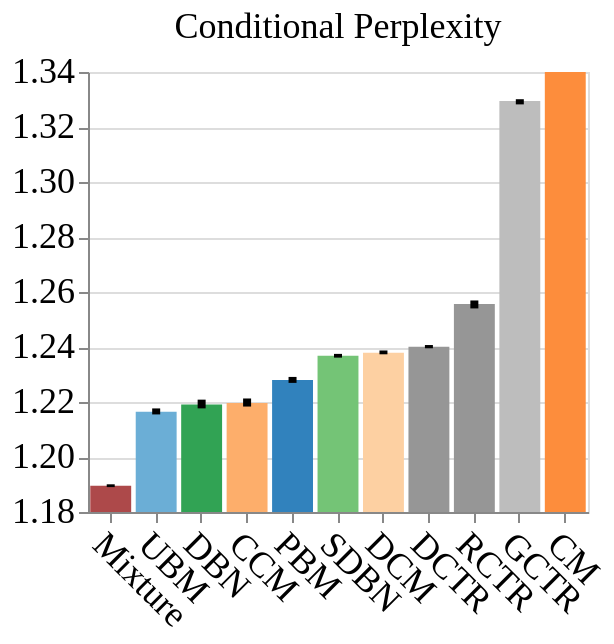

Notebook code cell kept with this figure:
### Code cell
model_means = df.groupby('model')['test_cond_ppl'].mean().sort_values()
sorted_models = model_means.index.tolist()

base = alt.Chart(df, title="Conditional Perplexity", width=250, height=220)

bars = base.mark_bar().encode(
    x=alt.X("model", title="", sort=sorted_models).axis(labelAngle=45),
    y=alt.Y("mean(test_cond_ppl)", title="").scale(zero=False, domain=(1.18, 1.34), clamp=True),
    color=alt.Color("model", title="Models", legend=None).scale(domain=list(model2color.keys()), range=list(model2color.values())),
)

errors = base.mark_errorbar(extent="ci", thickness=4).encode(
    x=alt.X("model", title="", sort=sorted_models),
    y=alt.Y("test_cond_ppl", title="").scale(zero=False)
)

cond_ppl_chart = (bars + errors)
cond_ppl_chart

### Figure 1 — Vega-Lite specification as saved in the notebook (floating-point values rounded to 4 significant figures)
{"config": {"title": {"font": "serif", "fontWeight": "normal", "fontSize": 18}, "axis": {"titleFont": "serif", "titleFontWeight": "normal", "titleFontSize": 18, "labelFont": "serif", "labelFontWeight": "normal", "labelFontSize": 18}, "headerColumn": {"titleFont": "serif", "titleFontWeight": "normal", "titleFontSize": 18, "labelFont": "serif", "labelFontWeight": "normal", "labelFontSize": 18}, "headerRow": {"titleFont": "serif", "titleFontWeight": "normal", "titleFontSize": 18, "labelFont": "serif", "labelFontWeight": "normal", "labelFontSize": 18}, "legend": {"titleFont": "serif", "titleFontWeight": "normal", "titleFontSize": 18, "labelFont": "serif", "labelFontWeight": "normal", "labelFontSize": 18}, "text": {"font": "serif", "fontSize": 18}}, "layer": [{"mark": {"type": "bar"}, "encoding": {"color": {"field": "model", "legend": null, "scale": {"domain": ["Mixture", "PBM", "UBM", "DBN", "SDBN", "CM", "CCM", "DCM", "DCTR", "RCTR", "GCTR"], "range": ["#ad494a", "#3182bd", "#6baed6", "#31a354", "#74c476", "#fd8d3c", "#fdae6b", "#fdd0a2", "#969696", "#969696", "#bdbdbd"]}, "title": "Models", "type": "nominal"}, "x": {"axis": {"labelAngle": 45}, "field": "model", "sort": ["Mixture", "UBM", "DBN", "CCM", "PBM", "SDBN", "DCM", "DCTR", "RCTR", "GCTR", "CM"], "title": "", "type": "nominal"}, "y": {"aggregate": "mean", "field": "test_cond_ppl", "scale": {"zero": false, "domain": [1.18, 1.34], "clamp": true}, "title": "", "type": "quantitative"}}, "title": "Conditional Perplexity"}, {"mark": {"type": "errorbar", "extent": "ci", "thickness": 4}, "encoding": {"x": {"field": "model", "sort": ["Mixture", "UBM", "DBN", "CCM", "PBM", "SDBN", "DCM", "DCTR", "RCTR", "GCTR", "CM"], "title": "", "type": "nominal"}, "y": {"field": "test_cond_ppl", "scale": {"zero": false}, "title": "", "type": "quantitative"}}, "title": "Conditional Perplexity"}], "data": {"name": "data-0b8b8f4387e654eda923806194368de3"}, "height": 220, "width": 250, "$schema": "https://vega.github.io/schema/vega-lite/v5.20.1.json", "datasets": {"data-0b8b8f4387e654eda923806194368de3": [{"model": "Mixture", "test_loss": 1.708, "test_ll": -0.1864, "test_ppl": 1.228, "test_cond_ppl": 1.189, "train_time_s": 1710.0, "test_dcg@10": null, "test_dcg@5": null, "test_dcg@3": null, "test_dcg@1": null, "test_mrr@10": null, "train_time_min": 28.5}, {"model": "Mixture", "test_loss": null, "test_ll": null, "test_ppl": null, "test_cond_ppl": null, "train_time_s": null, "test_dcg@10": 7.774, "test_dcg@5": 5.063, "test_dcg@3": 3.668, "test_dcg@1": 1.715, "test_mrr@10": 0.6247, "train_time_min": null}, {"model": "Mixture", "test_loss": 1.711, "test_ll": -0.1871, "test_ppl": 1.229, "test_cond_ppl": 1.19, "train_time_s": 1632.0, "test_dcg@10": null, "test_dcg@5": null, "test_dcg@3": null, "test_dcg@1": null, "test_mrr@10": null, "train_time_min": 27.21}, {"model": "Mixture", "test_loss": null, "test_ll": null, "test_ppl": null, "test_cond_ppl": null, "train_time_s": null, "test_dcg@10": 7.753, "test_dcg@5": 5.059, "test_dcg@3": 3.648, "test_dcg@1": 1.724, "test_mrr@10": 0.6265, "train_time_min": null}, {"model": "Mixture", "test_loss": 1.709, "test_ll": -0.1861, "test_ppl": 1.23, "test_cond_ppl": 1.19, "train_time_s": 1671.0, "test_dcg@10": null, "test_dcg@5": null, "test_dcg@3": null, "test_dcg@1": null, "test_mrr@10": null, "train_time_min": 27.85}, {"model": "Mixture", "test_loss": null, "test_ll": null, "test_ppl": null, "test_cond_ppl": null, "train_time_s": null, "test_dcg@10": 7.764, "test_dcg@5": 5.056, "test_dcg@3": 3.634, "test_dcg@1": 1.716, "test_mrr@10": 0.6238, "train_time_min": null}, {"model": "DBN", "test_loss": 0.2095, "test_ll": -0.2132, "test_ppl": 1.229, "test_cond_ppl": 1.218, "train_time_s": 684.3, "test_dcg@10": null, "test_dcg@5": null, "test_dcg@3": null, "test_dcg@1": null, "test_mrr@10": null, "train_time_min": 11.41}, {"model": "DCM", "test_loss": null, "test_ll": null, "test_ppl": null, "test_cond_ppl": null, "train_time_s": null, "test_dcg@10": 7.624, "test_dcg@5": 4.986, "test_dcg@3": 3.642, "test_dcg@1": 1.735, "test_mrr@10": 0.6266, "train_time_min": null}, {"model": "SDBN", "test_loss": 0.2229, "test_ll": -0.2274, "test_ppl": 1.237, "test_cond_ppl": 1.236, "train_time_s": 496.7, "test_dcg@10": null, "test_dcg@5": null, "test_dcg@3": null, "test_dcg@1": null, "test_mrr@10": null, "train_time_min": 8.278}, {"model": "DBN", "test_loss": null, "test_ll": null, "test_ppl": null, "test_cond_ppl": null, "train_time_s": null, "test_dcg@10": 7.776, "test_dcg@5": 5.139, "test_dcg@3": 3.762, "test_dcg@1": 1.805, "test_mrr@10": 0.6144, "train_time_min": null}, {"model": "DCM", "test_loss": 0.2237, "test_ll": -0.2282, "test_ppl": 1.238, "test_cond_ppl": 1.237, "train_time_s": 556.6, "test_dcg@10": null, "test_dcg@5": null, "test_dcg@3": null, "test_dcg@1": null, "test_mrr@10": null, "train_time_min": 9.276}, {"model": "DCTR", "test_loss": null, "test_ll": null, "test_ppl": null, "test_cond_ppl": null, "train_time_s": null, "test_dcg@10": 7.538, "test_dcg@5": 4.944, "test_dcg@3": 3.604, "test_dcg@1": 1.722, "test_mrr@10": 0.6229, "train_time_min": null}, {"model": "CCM", "test_loss": 0.21, "test_ll": -0.2138, "test_ppl": 1.229, "test_cond_ppl": 1.218, "train_time_s": 694.8, "test_dcg@10": null, "test_dcg@5": null, "test_dcg@3": null, "test_dcg@1": null, "test_mrr@10": null, "train_time_min": 11.58}, {"model": "GCTR", "test_loss": 0.2889, "test_ll": -0.2927, "test_ppl": 1.328, "test_cond_ppl": 1.328, "train_time_s": 321.8, "test_dcg@10": null, "test_dcg@5": null, "test_dcg@3": null, "test_dcg@1": null, "test_mrr@10": null, "train_time_min": 5.363}, {"model": "CCM", "test_loss": null, "test_ll": null, "test_ppl": null, "test_cond_ppl": null, "train_time_s": null, "test_dcg@10": 7.659, "test_dcg@5": 5.021, "test_dcg@3": 3.647, "test_dcg@1": 1.73, "test_mrr@10": 0.6216, "train_time_min": null}, {"model": "PBM", "test_loss": null, "test_ll": null, "test_ppl": null, "test_cond_ppl": null, "train_time_s": null, "test_dcg@10": 7.706, "test_dcg@5": 5.012, "test_dcg@3": 3.626, "test_dcg@1": 1.703, "test_mrr@10": 0.6215, "train_time_min": null}, {"model": "CM", "test_loss": 0.6202, "test_ll": -0.6466, "test_ppl": 1.239, "test_cond_ppl": 1.874, "train_time_s": 623.4, "test_dcg@10": null, "test_dcg@5": null, "test_dcg@3": null, "test_dcg@1": null, "test_mrr@10": null, "train_time_min": 10.39}, {"model": "CM", "test_loss": null, "test_ll": null, "test_ppl": null, "test_cond_ppl": null, "train_time_s": null, "test_dcg@10": 7.981, "test_dcg@5": 5.233, "test_dcg@3": 3.813, "test_dcg@1": 1.816, "test_mrr@10": 0.6393, "train_time_min": null}, {"model": "SDBN", "test_loss": null, "test_ll": null, "test_ppl": null, "test_cond_ppl": null, "train_time_s": null, "test_dcg@10": 7.98, "test_dcg@5": 5.279, "test_dcg@3": 3.87, "test_dcg@1": 1.845, "test_mrr@10": 0.6261, "train_time_min": null}, {"model": "PBM", "test_loss": 0.217, "test_ll": -0.2215, "test_ppl": 1.227, "test_cond_ppl": 1.227, "train_time_s": 610.2, "test_dcg@10": null, "test_dcg@5": null, "test_dcg@3": null, "test_dcg@1": null, "test_mrr@10": null, "train_time_min": 10.17}, {"model": "UBM", "test_loss": 0.2082, "test_ll": -0.2121, "test_ppl": 1.227, "test_cond_ppl": 1.215, "train_time_s": 681.3, "test_dcg@10": null, "test_dcg@5": null, "test_dcg@3": null, "test_dcg@1": null, "test_mrr@10": null, "train_time_min": 11.36}, {"model": "DCTR", "test_loss": 0.2252, "test_ll": -0.2298, "test_ppl": 1.24, "test_cond_ppl": 1.24, "train_time_s": 610.5, "test_dcg@10": null, "test_dcg@5": null, "test_dcg@3": null, "test_dcg@1": null, "test_mrr@10": null, "train_time_min": 10.17}, {"model": "RCTR", "test_loss": 0.2388, "test_ll": -0.2436, "test_ppl": 1.254, "test_cond_ppl": 1.254, "train_time_s": 317.6, "test_dcg@10": null, "test_dcg@5": null, "test_dcg@3": null, "test_dcg@1": null, "test_mrr@10": null, "train_time_min": 5.293}, {"model": "UBM", "test_loss": null, "test_ll": null, "test_ppl": null, "test_cond_ppl": null, "train_time_s": null, "test_dcg@10": 7.752, "test_dcg@5": 5.05, "test_dcg@3": 3.668, "test_dcg@1": 1.724, "test_mrr@10": 0.6243, "train_time_min": null}, {"model": "GCTR", "test_loss": null, "test_ll": null, "test_ppl": null, "test_cond_ppl": null, "train_time_s": null, "test_dcg@10": 5.94, "test_dcg@5": 3.655, "test_dcg@3": 2.582, "test_dcg@1": 1.21, "test_mrr@10": 0.513, "train_time_min": null}, {"model": "DBN", "test_loss": 0.2096, "test_ll": -0.2135, "test_ppl": 1.23, "test_cond_ppl": 1.219, "train_time_s": 529.5, "test_dcg@10": null, "test_dcg@5": null, "test_dcg@3": null, "test_dcg@1": null, "test_mrr@10": null, "train_time_min": 8.825}, {"model": "DCM", "test_loss": null, "test_ll": null, "test_ppl": null, "test_cond_ppl": null, "train_time_s": null, "test_dcg@10": 7.644, "test_dcg@5": 5.015, "test_dcg@3": 3.657, "test_dcg@1": 1.733, "test_mrr@10": 0.6288, "train_time_min": null}, {"model": "SDBN", "test_loss": 0.2229, "test_ll": -0.2274, "test_ppl": 1.237, "test_cond_ppl": 1.237, "train_time_s": 605.7, "test_dcg@10": null, "test_dcg@5": null, "test_dcg@3": null, "test_dcg@1": null, "test_mrr@10": null, "train_time_min": 10.09}, {"model": "DBN", "test_loss": null, "test_ll": null, "test_ppl": null, "test_cond_ppl": null, "train_time_s": null, "test_dcg@10": 7.246, "test_dcg@5": 4.696, "test_dcg@3": 3.437, "test_dcg@1": 1.665, "test_mrr@10": 0.5809, "train_time_min": null}, {"model": "DCM", "test_loss": 0.2236, "test_ll": -0.2282, "test_ppl": 1.239, "test_cond_ppl": 1.238, "train_time_s": 582.1, "test_dcg@10": null, "test_dcg@5": null, "test_dcg@3": null, "test_dcg@1": null, "test_mrr@10": null, "train_time_min": 9.702}, {"model": "DCTR", "test_loss": null, "test_ll": null, "test_ppl": null, "test_cond_ppl": null, "train_time_s": null, "test_dcg@10": 7.489, "test_dcg@5": 4.892, "test_dcg@3": 3.559, "test_dcg@1": 1.684, "test_mrr@10": 0.6189, "train_time_min": null}, {"model": "CCM", "test_loss": 0.21, "test_ll": -0.2139, "test_ppl": 1.231, "test_cond_ppl": 1.219, "train_time_s": 533.5, "test_dcg@10": null, "test_dcg@5": null, "test_dcg@3": null, "test_dcg@1": null, "test_mrr@10": null, "train_time_min": 8.892}, {"model": "GCTR", "test_loss": 0.289, "test_ll": -0.293, "test_ppl": 1.33, "test_cond_ppl": 1.33, "train_time_s": 212.6, "test_dcg@10": null, "test_dcg@5": null, "test_dcg@3": null, "test_dcg@1": null, "test_mrr@10": null, "train_time_min": 3.543}, {"model": "CCM", "test_loss": null, "test_ll": null, "test_ppl": null, "test_cond_ppl": null, "train_time_s": null, "test_dcg@10": 7.611, "test_dcg@5": 4.957, "test_dcg@3": 3.589, "test_dcg@1": 1.695, "test_mrr@10": 0.6213, "train_time_min": null}, {"model": "PBM", "test_loss": null, "test_ll": null, "test_ppl": null, "test_cond_ppl": null, "train_time_s": null, "test_dcg@10": 7.742, "test_dcg@5": 5.055, "test_dcg@3": 3.649, "test_dcg@1": 1.721, "test_mrr@10": 0.624, "train_time_min": null}, {"model": "CM", "test_loss": 0.6185, "test_ll": -0.646, "test_ppl": 1.242, "test_cond_ppl": 1.881, "train_time_s": 559.3, "test_dcg@10": null, "test_dcg@5": null, "test_dcg@3": null, "test_dcg@1": null, "test_mrr@10": null, "train_time_min": 9.322}, {"model": "CM", "test_loss": null, "test_ll": null, "test_ppl": null, "test_cond_ppl": null, "train_time_s": null, "test_dcg@10": 7.914, "test_dcg@5": 5.18, "test_dcg@3": 3.767, "test_dcg@1": 1.8, "test_mrr@10": 0.6382, "train_time_min": null}, {"model": "SDBN", "test_loss": null, "test_ll": null, "test_ppl": null, "test_cond_ppl": null, "train_time_s": null, "test_dcg@10": 7.777, "test_dcg@5": 5.183, "test_dcg@3": 3.825, "test_dcg@1": 1.878, "test_mrr@10": 0.6216, "train_time_min": null}, {"model": "PBM", "test_loss": 0.2168, "test_ll": -0.2214, "test_ppl": 1.228, "test_cond_ppl": 1.228, "train_time_s": 548.9, "test_dcg@10": null, "test_dcg@5": null, "test_dcg@3": null, "test_dcg@1": null, "test_mrr@10": null, "train_time_min": 9.149}, {"model": "UBM", "test_loss": 0.208, "test_ll": -0.212, "test_ppl": 1.228, "test_cond_ppl": 1.216, "train_time_s": 625.5, "test_dcg@10": null, "test_dcg@5": null, "test_dcg@3": null, "test_dcg@1": null, "test_mrr@10": null, "train_time_min": 10.43}, {"model": "DCTR", "test_loss": 0.2252, "test_ll": -0.2299, "test_ppl": 1.24, "test_cond_ppl": 1.24, "train_time_s": 449.2, "test_dcg@10": null, "test_dcg@5": null, "test_dcg@3": null, "test_dcg@1": null, "test_mrr@10": null, "train_time_min": 7.486}, {"model": "RCTR", "test_loss": 0.2386, "test_ll": -0.2436, "test_ppl": 1.256, "test_cond_ppl": 1.256, "train_time_s": 211.9, "test_dcg@10": null, "test_dcg@5": null, "test_dcg@3": null, "test_dcg@1": null, "test_mrr@10": null, "train_time_min": 3.532}, {"model": "UBM", "test_loss": null, "test_ll": null, "test_ppl": null, "test_cond_ppl": null, "train_time_s": null, "test_dcg@10": 7.754, "test_dcg@5": 5.058, "test_dcg@3": 3.659, "test_dcg@1": 1.7, "test_mrr@10": 0.6233, "train_time_min": null}, {"model": "GCTR", "test_loss": null, "test_ll": null, "test_ppl": null, "test_cond_ppl": null, "train_time_s": null, "test_dcg@10": 5.94, "test_dcg@5": 3.655, "test_dcg@3": 2.582, "test_dcg@1": 1.21, "test_mrr@10": 0.513, "train_time_min": null}, {"model": "DBN", "test_loss": 0.2097, "test_ll": -0.2135, "test_ppl": 1.231, "test_cond_ppl": 1.221, "train_time_s": 556.1, "test_dcg@10": null, "test_dcg@5": null, "test_dcg@3": null, "test_dcg@1": null, "test_mrr@10": null, "train_time_min": 9.268}, {"model": "DCM", "test_loss": null, "test_ll": null, "test_ppl": null, "test_cond_ppl": null, "train_time_s": null, "test_dcg@10": 7.646, "test_dcg@5": 5.004, "test_dcg@3": 3.654, "test_dcg@1": 1.73, "test_mrr@10": 0.629, "train_time_min": null}, {"model": "SDBN", "test_loss": 0.2228, "test_ll": -0.2273, "test_ppl": 1.238, "test_cond_ppl": 1.237, "train_time_s": 540.4, "test_dcg@10": null, "test_dcg@5": null, "test_dcg@3": null, "test_dcg@1": null, "test_mrr@10": null, "train_time_min": 9.007}, {"model": "DBN", "test_loss": null, "test_ll": null, "test_ppl": null, "test_cond_ppl": null, "train_time_s": null, "test_dcg@10": 8.046, "test_dcg@5": 5.31, "test_dcg@3": 3.886, "test_dcg@1": 1.842, "test_mrr@10": 0.6292, "train_time_min": null}, {"model": "DCM", "test_loss": 0.2237, "test_ll": -0.2282, "test_ppl": 1.24, "test_cond_ppl": 1.239, "train_time_s": 621.4, "test_dcg@10": null, "test_dcg@5": null, "test_dcg@3": null, "test_dcg@1": null, "test_mrr@10": null, "train_time_min": 10.36}, {"model": "DCTR", "test_loss": null, "test_ll": null, "test_ppl": null, "test_cond_ppl": null, "train_time_s": null, "test_dcg@10": 7.56, "test_dcg@5": 4.952, "test_dcg@3": 3.612, "test_dcg@1": 1.723, "test_mrr@10": 0.6241, "train_time_min": null}, {"model": "CCM", "test_loss": 0.2101, "test_ll": -0.214, "test_ppl": 1.232, "test_cond_ppl": 1.221, "train_time_s": 686.5, "test_dcg@10": null, "test_dcg@5": null, "test_dcg@3": null, "test_dcg@1": null, "test_mrr@10": null, "train_time_min": 11.44}, {"model": "GCTR", "test_loss": 0.2889, "test_ll": -0.2928, "test_ppl": 1.33, "test_cond_ppl": 1.33, "train_time_s": 227.2, "test_dcg@10": null, "test_dcg@5": null, "test_dcg@3": null, "test_dcg@1": null, "test_mrr@10": null, "train_time_min": 3.787}, {"model": "CCM", "test_loss": null, "test_ll": null, "test_ppl": null, "test_cond_ppl": null, "train_time_s": null, "test_dcg@10": 7.607, "test_dcg@5": 4.955, "test_dcg@3": 3.598, "test_dcg@1": 1.709, "test_mrr@10": 0.6204, "train_time_min": null}, {"model": "PBM", "test_loss": null, "test_ll": null, "test_ppl": null, "test_cond_ppl": null, "train_time_s": null, "test_dcg@10": 7.71, "test_dcg@5": 5.019, "test_dcg@3": 3.621, "test_dcg@1": 1.71, "test_mrr@10": 0.6199, "train_time_min": null}, {"model": "CM", "test_loss": 0.6202, "test_ll": -0.647, "test_ppl": 1.243, "test_cond_ppl": 1.884, "train_time_s": 596.7, "test_dcg@10": null, "test_dcg@5": null, "test_dcg@3": null, "test_dcg@1": null, "test_mrr@10": null, "train_time_min": 9.945}, {"model": "CM", "test_loss": null, "test_ll": null, "test_ppl": null, "test_cond_ppl": null, "train_time_s": null, "test_dcg@10": 7.976, "test_dcg@5": 5.227, "test_dcg@3": 3.793, "test_dcg@1": 1.812, "test_mrr@10": 0.6392, "train_time_min": null}, {"model": "SDBN", "test_loss": null, "test_ll": null, "test_ppl": null, "test_cond_ppl": null, "train_time_s": null, "test_dcg@10": 8.083, "test_dcg@5": 5.339, "test_dcg@3": 3.93, "test_dcg@1": 1.882, "test_mrr@10": 0.6314, "train_time_min": null}, {"model": "PBM", "test_loss": 0.2173, "test_ll": -0.2218, "test_ppl": 1.229, "test_cond_ppl": 1.229, "train_time_s": 585.6, "test_dcg@10": null, "test_dcg@5": null, "test_dcg@3": null, "test_dcg@1": null, "test_mrr@10": null, "train_time_min": 9.76}, {"model": "UBM", "test_loss": 0.2083, "test_ll": -0.2123, "test_ppl": 1.229, "test_cond_ppl": 1.218, "train_time_s": 676.7, "test_dcg@10": null, "test_dcg@5": null, "test_dcg@3": null, "test_dcg@1": null, "test_mrr@10": null, "train_time_min": 11.28}, {"model": "DCTR", "test_loss": 0.225, "test_ll": -0.2297, "test_ppl": 1.241, "test_cond_ppl": 1.241, "train_time_s": 587.7, "test_dcg@10": null, "test_dcg@5": null, "test_dcg@3": null, "test_dcg@1": null, "test_mrr@10": null, "train_time_min": 9.795}, {"model": "RCTR", "test_loss": 0.2389, "test_ll": -0.2438, "test_ppl": 1.257, "test_cond_ppl": 1.257, "train_time_s": 228.0, "test_dcg@10": null, "test_dcg@5": null, "test_dcg@3": null, "test_dcg@1": null, "test_mrr@10": null, "train_time_min": 3.8}, {"model": "UBM", "test_loss": null, "test_ll": null, "test_ppl": null, "test_cond_ppl": null, "train_time_s": null, "test_dcg@10": 7.733, "test_dcg@5": 5.031, "test_dcg@3": 3.626, "test_dcg@1": 1.714, "test_mrr@10": 0.6239, "train_time_min": null}, {"model": "GCTR", "test_loss": null, "test_ll": null, "test_ppl": null, "test_cond_ppl": null, "train_time_s": null, "test_dcg@10": 5.94, "test_dcg@5": 3.655, "test_dcg@3": 2.582, "test_dcg@1": 1.21, "test_mrr@10": 0.513, "train_time_min": null}]}}
